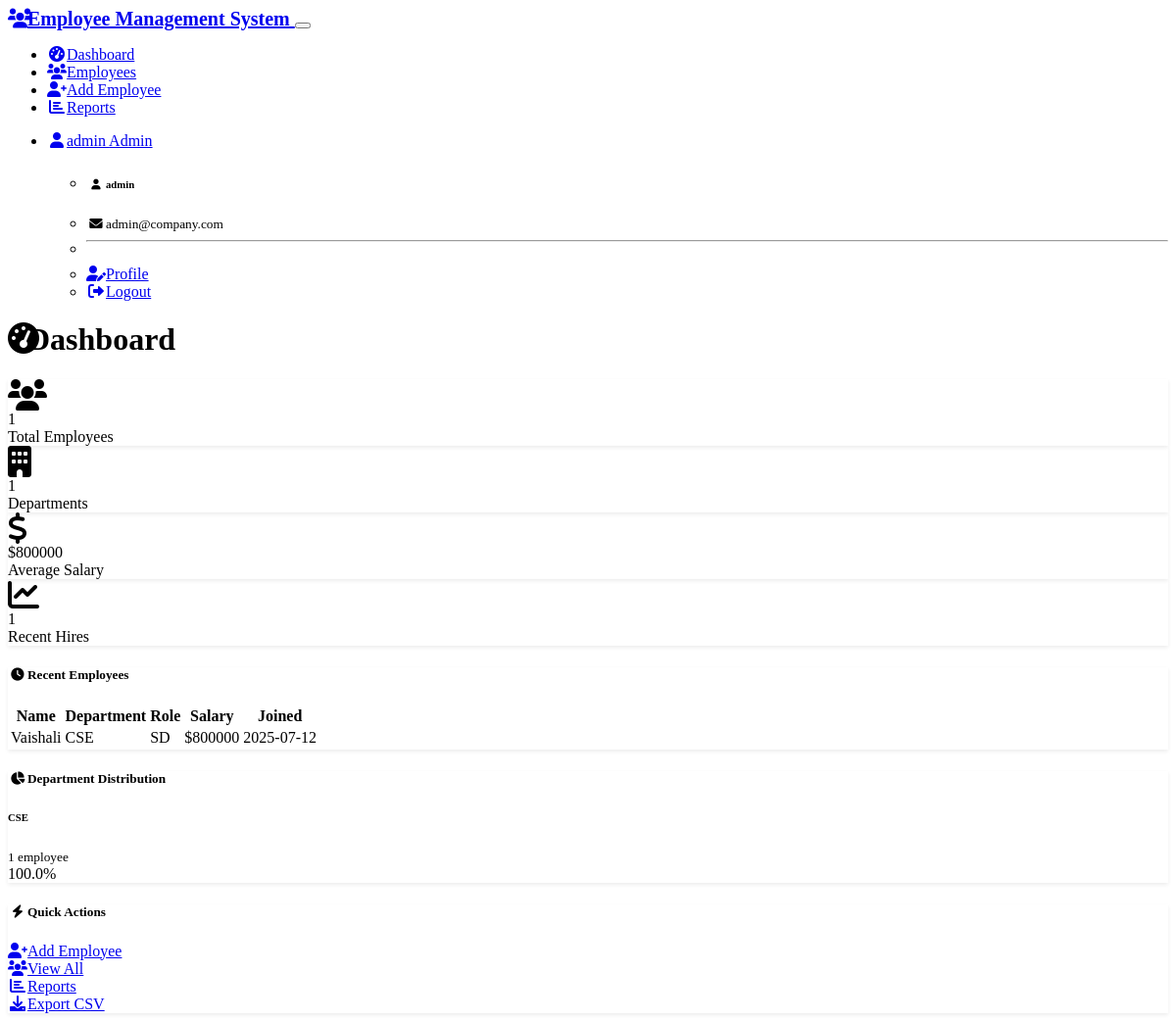
The page / (signed in) on the database its author committed.
### models.py (models this page shows, shortened)
class Employee(db.Model):
    id = db.Column(db.Integer, primary_key=True)
    name = db.Column(db.String(100), nullable=False)
    department = db.Column(db.String(50), nullable=False)
    salary = db.Column(db.Float, nullable=False)
    role = db.Column(db.String(50), nullable=False)
    date_of_joining = db.Column(db.Date, nullable=False, default=datetime.utcnow)
    created_at = db.Column(db.DateTime, default=datetime.utcnow)
    updated_at = db.Column(db.DateTime, default=datetime.utcnow, onupdate=datetime.utcnow)

### routes/employee.py (the view)
@app.route('/')
def index():
    if 'admin_id' not in session:
        return redirect(url_for('login'))
    try:
        total_employees = Employee.query.count()
        departments = db.session.query(Employee.department).distinct().count()
        avg_salary = db.session.query(db.func.avg(Employee.salary)).scalar() or 0
        recent_employees = Employee.query.order_by(Employee.created_at.desc()).limit(5).all()
        dept_stats = db.session.query(
            Employee.department,
            db.func.count(Employee.id).label('count')
        ).group_by(Employee.department).all()
        return render_template('index.html',
                             total_employees=total_employees,
                             departments=departments,
                             avg_salary=avg_salary,
                             recent_employees=recent_employees,
                             dept_stats=dept_stats)
    except Exception as e:
        logging.error(f"Error in dashboard: {str(e)}")
        flash('Error loading dashboard data', 'error')
        return render_template('index.html',
                             total_employees=0,
                             departments=0,
                             avg_salary=0,
                             recent_employees=[],
                             dept_stats=[])

### routes/auth.py (called while the page is built, shortened)
@app.context_processor
def inject_user():
    if 'admin_id' in session:
        return dict(
            current_admin=session.get('admin_username'),
            current_email=session.get('admin_email'),
            current_role=session.get('admin_role'),
            is_logged_in=True
        )

### templates/index.html (shortened to what this page needs)
{% extends "base.html" %}
{% block content %}
<div class="container">
    <div class="row">
        <div class="col-12">
            <h1 class="mb-4">
                <i class="fas fa-tachometer-alt me-2"></i>Dashboard
            </h1>
        </div>
    </div>
    <div class="row mb-4">
        <div class="col-md-3 mb-3">
            <div class="card bg-primary">
                <div class="card-body">
                    <div class="d-flex align-items-center">
                        <div class="flex-shrink-0">
                            <i class="fas fa-users fa-2x"></i>
                        </div>
                        <div class="flex-grow-1 ms-3">
                            <div class="fw-bold fs-4">{{ total_employees }}</div>
                            <div class="small">Total Employees</div>
                        </div>
                    </div>
                </div>
            </div>
        </div>
        <div class="col-md-3 mb-3">
            <div class="card bg-success">
                <div class="card-body">
                    <div class="d-flex align-items-center">
                        <div class="flex-shrink-0">
                            <i class="fas fa-building fa-2x"></i>
                        </div>
                        <div class="flex-grow-1 ms-3">
                            <div class="fw-bold fs-4">{{ departments }}</div>
                            <div class="small">Departments</div>
                        </div>
                    </div>
                </div>
            </div>
        </div>
        <div class="col-md-3 mb-3">
            <div class="card bg-info">
                <div class="card-body">
                    <div class="d-flex align-items-center">
                        <div class="flex-shrink-0">
                            <i class="fas fa-dollar-sign fa-2x"></i>
                        </div>
                        <div class="flex-grow-1 ms-3">
                            <div class="fw-bold fs-4">${{ "%.0f"|format(avg_salary) }}</div>
                            <div class="small">Average Salary</div>
                        </div>
                    </div>
                </div>
            </div>
        </div>
        <div class="col-md-3 mb-3">
            <div class="card bg-warning">
                <div class="card-body">
                    <div class="d-flex align-items-center">
                        <div class="flex-shrink-0">
                            <i class="fas fa-chart-line fa-2x"></i>
                        </div>
                        <div class="flex-grow-1 ms-3">
                            <div class="fw-bold fs-4">{{ recent_employees|length }}</div>
                            <div class="small">Recent Hires</div>
                        </div>
                    </div>
                </div>
            </div>
        </div>
    </div>
    <div class="row">
        <div class="col-lg-8 mb-4">
            <div class="card">
                <div class="card-header">
                    <h5 class="card-title mb-0">
                        <i class="fas fa-clock me-2"></i>Recent Employees
                    </h5>
                </div>
                <div class="card-body">
                    {% if recent_employees %}
                        <div class="table-responsive">
                            <table class="table table-hover">
                                <thead>
                                    <tr>
                                        <th>Name</th>
                                        <th>Department</th>
                                        <th>Role</th>
                                        <th>Salary</th>
                                        <th>Joined</th>
                                    </tr>
                                </thead>
                                <tbody>
                                    {% for employee in recent_employees %}
                                    <tr>
                                        <td>{{ employee.name }}</td>
                                        <td>{{ employee.department }}</td>
                                        <td>{{ employee.role }}</td>
                                        <td>${{ "%.0f"|format(employee.salary) }}</td>
                                        <td>{{ employee.date_of_joining.strftime('%Y-%m-%d') }}</td>
                                    </tr>
                                    {% endfor %}
                                </tbody>
                            </table>
                        </div>
                    {% endif %}
                </div>
            </div>
        </div>
        <div class="col-lg-4 mb-4">
            <div class="card">
                <div class="card-header">
                    <h5 class="card-title mb-0">
                        <i class="fas fa-chart-pie me-2"></i>Department Distribution
                    </h5>
                </div>
                <div class="card-body">
                    {% if dept_stats %}
                        {% for dept, count in dept_stats %}
                        <div class="d-flex justify-content-between align-items-center mb-3">
                            <div>
                                <h6 class="mb-0">{{ dept }}</h6>
                                <small class="text-muted">{{ count }} employee{{ 's' if count != 1 else '' }}</small>
                            </div>
                            <div class="text-end">
                                <div class="fw-bold">{{ "%.1f"|format((count / total_employees * 100) if total_employees > 0 else 0) }}%</div>
                            </div>
                        </div>
                        {% endfor %}
                    {% else %}
                        <div class="text-center py-4">
                            <i class="fas fa-chart-pie fa-3x mb-3 text-muted"></i>
                            <h6>No data available</h6>
                            <p class="text-muted">Department statistics will appear here</p>
                        </div>
                    {% endif %}
                </div>
            </div>
        </div>
    </div>
    <div class="row">
        <div class="col-12">
            <div class="card">
                <div class="card-header">
                    <h5 class="card-title mb-0">
                        <i class="fas fa-bolt me-2"></i>Quick Actions
                    </h5>
                </div>
                <div class="card-body">
                    <div class="row">
                        <div class="col-md-3 mb-3">
                            <a href="{{ url_for('add_employee') }}" class="btn btn-primary w-100">
                                <i class="fas fa-user-plus me-2"></i>Add Employee
                            </a>
                        </div>
                        <div class="col-md-3 mb-3">
                            <a href="{{ url_for('employees') }}" class="btn btn-outline-primary w-100">
                                <i class="fas fa-users me-2"></i>View All
                            </a>
                        </div>
                        <div class="col-md-3 mb-3">
                            <a href="{{ url_for('reports') }}" class="btn btn-outline-primary w-100">
                                <i class="fas fa-chart-bar me-2"></i>Reports
                            </a>
                        </div>
                        <div class="col-md-3 mb-3">
                            <a href="{{ url_for('export_csv') }}" class="btn btn-outline-success w-100">
                                <i class="fas fa-download me-2"></i>Export CSV
                            </a>
                        </div>
                    </div>
                </div>
            </div>
        </div>
    </div>
</div>
{% endblock %}

### static/css/custom.css (style rules this page uses)
.card { border: none; box-shadow: 0 0.125rem 0.25rem rgba(0, 0, 0, 0.075); transition: box-shadow 0.15s ease-in-out; }
.bg-primary { background-color: var(--bs-primary) !important; }
.bg-success { background-color: var(--bs-success) !important; }
.bg-info { background-color: var(--bs-info) !important; }
.bg-warning { background-color: var(--bs-warning) !important; }
.btn { border-radius: 0.375rem; transition: all 0.15s ease-in-out; }
.fas, .far { width: 1.25rem; text-align: center; }

### rows shown on the page
Employee: name "Vaishali", department "CSE", role "SD", salary "800000", date_of_joining "2025-07-12", id "1", value "100.0"

### other values the page prints
{{ current_admin }} "admin"
{{ current_role }} "Admin"
{{ current_email }} "admin@company.com"
{{ total_employees }} "1"
{{ departments }} "1"
{{ "%.0f"|format(avg_salary) }} "800000"
{{ recent_employees|length }} "1"
